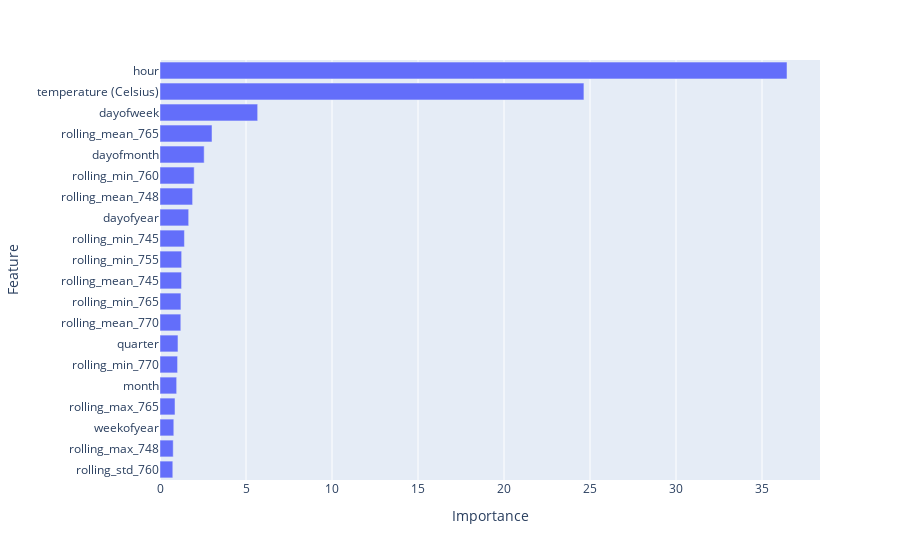

Source (notebook cell):
### Code cell
import plotly.express as px

fig2 = px.bar(f_importance.tail(20), x="Importance", y='Feature')
fig2.show()

### Figure 1 — Plotly figure (JSON) as saved in the notebook; plotly's stock layout.template omitted (floating-point values rounded to 4 significant figures)
{"data": [{"alignmentgroup": "True", "hovertemplate": "Importance=%{x}<br>Feature=%{y}<extra></extra>", "legendgroup": "", "marker": {"color": "#636efa", "pattern": {"shape": ""}}, "name": "", "offsetgroup": "", "orientation": "h", "showlegend": false, "textposition": "auto", "type": "bar", "x": [0.7441, 0.7684, 0.8024, 0.8719, 0.9685, 1.022, 1.045, 1.21, 1.217, 1.253, 1.258, 1.42, 1.667, 1.895, 1.987, 2.568, 3.024, 5.678, 24.65, 36.45], "xaxis": "x", "y": ["rolling_std_760", "rolling_max_748", "weekofyear", "rolling_max_765", "month", "rolling_min_770", "quarter", "rolling_mean_770", "rolling_min_765", "rolling_mean_745", "rolling_min_755", "rolling_min_745", "dayofyear", "rolling_mean_748", "rolling_min_760", "dayofmonth", "rolling_mean_765", "dayofweek", "temperature (Celsius)", "hour"], "yaxis": "y"}], "layout": {"barmode": "relative", "legend": {"tracegroupgap": 0}, "margin": {"t": 60}, "xaxis": {"anchor": "y", "domain": [0, 1], "title": {"text": "Importance"}}, "yaxis": {"anchor": "x", "domain": [0, 1], "title": {"text": "Feature"}}}}
